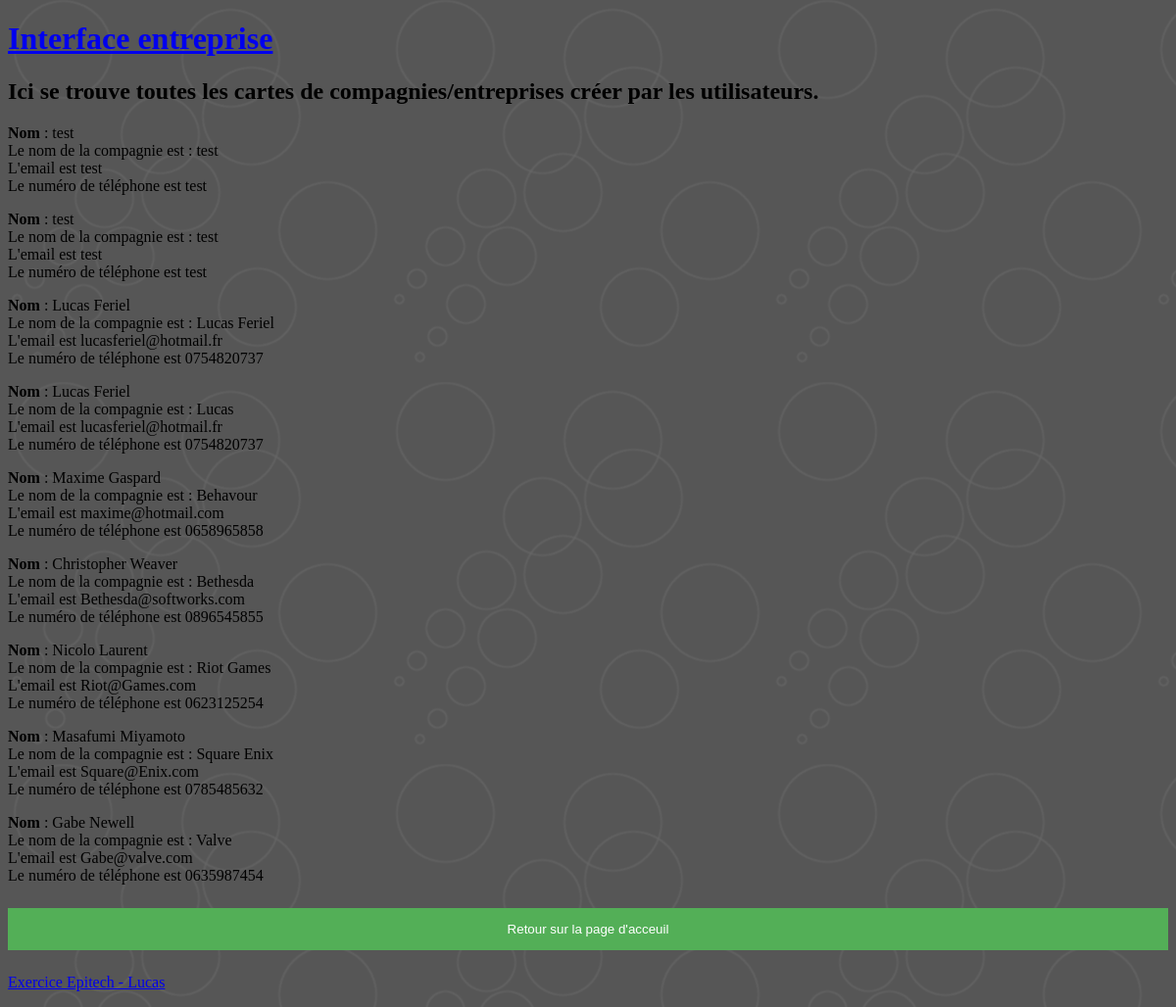
The page /library.php on the database its author committed.
### tables this page shows
CREATE TABLE `profil` (
  `nom` char(30) NOT NULL,
  `nomcompagnie` char(30) NOT NULL,
  `email` char(30) NOT NULL,
  `tel` char(13) NOT NULL
);

### library.php (the view, shortened to what this page needs)
<!DOCTYPE HTML>
<html>
<head>
 <link rel="stylesheet" href="style.css" media="screen" type="text/css" />
</head>
<body>
	<div id="main">
		<div id="header">
			<div id="logo">
				<div id="logo_text">
					<h1>
						<a href="#"><span class="logo_colour">Interface entreprise</span> </a>
					</h1>
					<h2>Ici se trouve toutes les cartes de compagnies/entreprises créer par les utilisateurs.</h2>
					<?php
try {$bdd = new PDO('mysql:host=localhost;dbname=Epitech;charset=utf8', 'root', '');}
catch (Exception $e) {die('Erreur : ' . $e->getMessage());}
$reponse = $bdd->query('SELECT * FROM profil');
while ($donnees = $reponse->fetch())
{
?>
   <p>
   <strong>Nom</strong> : <?php echo $donnees['nom']; ?><br />
   Le nom de la compagnie est : <?php echo $donnees['nomcompagnie']; ?><br />
   L'email est <?php echo $donnees['email']; ?><br />
   Le numéro de téléphone est <?php echo $donnees['tel']; ?></em>
  </p>
<?php
}
?>
					</div>
		</div>
	</div>
<a href="pageaccueil.php"><input type="button" value="Retour sur la page d'acceuil"></a>
			<div id="footer">
				<p>
					<a href="#">Exercice Epitech - Lucas</a>
				</p>
</body>
</html>

### style.css (style rules this page uses)
body { background: url(pattern.png); }
input[type=button] { background-color: #53af57; color: white; padding: 14px 20px; margin: 8px 0; border: none; cursor: pointer; width: 100%; }

### rows shown on the page
profil: nom "test", nomcompagnie "test", email "test", tel "test"
profil: nom "test", nomcompagnie "test", email "test", tel "test"
profil: nom "Lucas Feriel", nomcompagnie "Lucas Feriel", email "lucasferiel@hotmail.fr", tel "0754820737"
profil: nom "Lucas Feriel", nomcompagnie "Lucas", email "lucasferiel@hotmail.fr", tel "0754820737"
profil: nom "Maxime Gaspard", nomcompagnie "Behavour", email "maxime@hotmail.com", tel "0658965858"
profil: nom "Christopher Weaver", nomcompagnie "Bethesda", email "Bethesda@softworks.com", tel "0896545855"
profil: nom "Nicolo Laurent", nomcompagnie "Riot Games", email "Riot@Games.com", tel "0623125254"
profil: nom "Masafumi Miyamoto", nomcompagnie "Square Enix", email "Square@Enix.com", tel "0785485632"
profil: nom "Gabe Newell", nomcompagnie "Valve", email "Gabe@valve.com", tel "0635987454"
